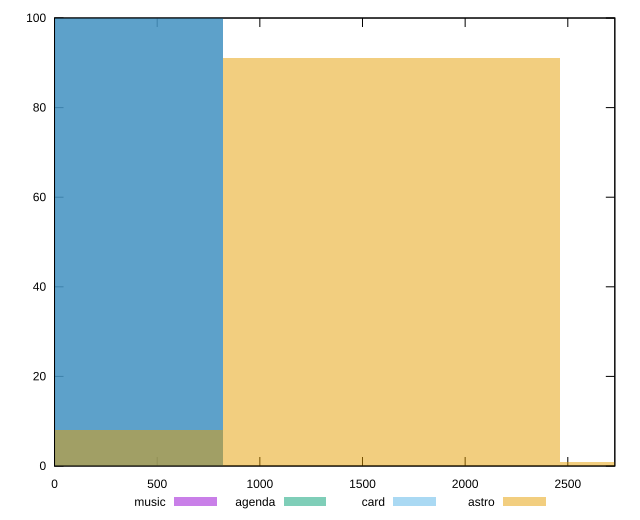

Generate this figure with gnuplot:
reset

$music <<EOF
0 100
EOF

$agenda <<EOF
0 100
EOF

$card <<EOF
0 100
EOF

$astro <<EOF
0 8
1641.3725142247663 91
3282.7450284495326 1
EOF

set key outside below
set boxwidth 1641.3725142247663
set xrange [0:2729]
set yrange [0:100]
set trange [0:100]
set style fill transparent solid 0.5 noborder
set terminal svg size 640, 520 enhanced background rgb 'white'
set output "reports/report_00028_2021-02-24T12-49-42.674Z/render-blocking-resources/comparison/histogram/all_raw.svg"

plot $music title "music" with boxes, \
     $agenda title "agenda" with boxes, \
     $card title "card" with boxes, \
     $astro title "astro" with boxes

reset
